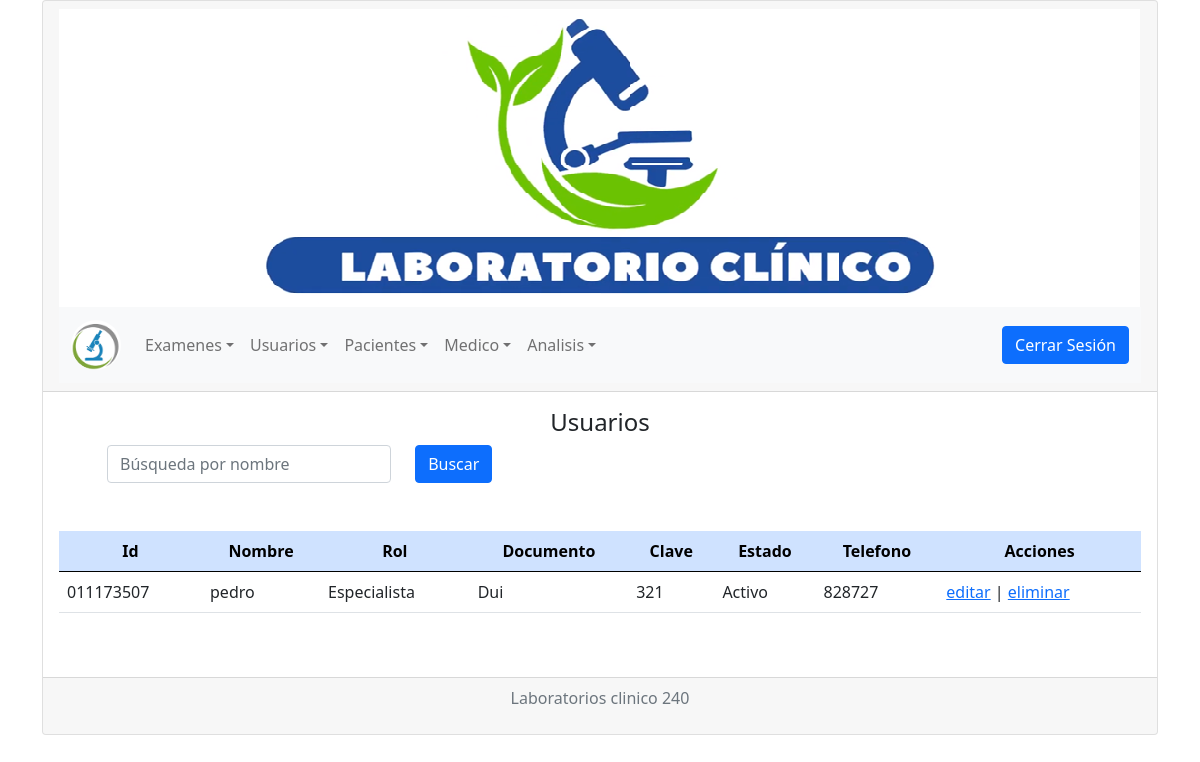
Screenshot of /view/usuarios/mostrarUsuario.php?buscar=pedro with the database file from the repository.
### tables this page shows
CREATE TABLE `usuario` (
  `IdUsuario` varchar(11) NOT NULL,
  `nombreUsuario` varchar(50) NOT NULL,
  `tipoDocumento` varchar(25) NOT NULL,
  `clave` varchar(30) NOT NULL,
  `estadoUsuario` varchar(15) NOT NULL,
  `telefonoUsuario` varchar(15) NOT NULL,
  `direccionUsuario` varchar(50) NOT NULL,
  `rol` varchar(15) NOT NULL,
  PRIMARY KEY (`IdUsuario`)
);

### model/Conexion.php (called while the page is built)
<?php
class Conexion
{
        private $host="localhost";
        private $user="root";
        private $pass="w2530";
        private $db="sifarisdb";
        private $conn;
        public function __construct()
        {
            $cadenaConexion="mysql:host=".$this->host.";dbname=".$this->db.";charset=utf8";
            try
            {
                $this->conn=new PDO($cadenaConexion,$this->user,$this->pass);
                $this->conn->setAttribute(PDO::ATTR_ERRMODE, PDO::ERRMODE_EXCEPTION);
            }
            catch(Exception $e)
            {
                $this->conn="Error de conexión";
                echo "ERROR: ".$e->getMessage();
            }
        }
        public function getConexion(){
            return $this->conn;
        }
}
?>

### model/UsuariosModel.php (called while the page is built, shortened)
<?php
require_once('conexion.php');
class UsuarioModel extends Conexion
{
        public function __construct()
        {
            $this->conexion = new Conexion();
            $this->conexion = $this->conexion->getConexion();
        }
        public function Buscarexamen(string $buscar)
        {
            $sql="SELECT * FROM usuario WHERE nombreUsuario LIKE '%$buscar%'";
            $execute=$this->conexion->query($sql);
            $resultado=$execute->fetchall(PDO::FETCH_ASSOC);
            return $resultado;
        }
        public function VerListaUsuarios()
        {
            $sql="SELECT * FROM usuario;";
            $execute=$this->conexion->query($sql);
            $resultado=$execute->fetchall(PDO::FETCH_ASSOC);
            return $resultado;
        }
}
?>

### view/usuarios/mostrarUsuario.php (the view, shortened to what this page needs)
<!doctype html>
<html lang="en">
    <head>
      <link rel="stylesheet" href="https://cdn.jsdelivr.net/npm/bootstrap@5.0.2/dist/css/bootstrap.min.css">
      <link rel="stylesheet" href="../../css/style.css">
    </head>
    <body>
        <div class="container">
            <div class="card">
                <div class="card-header">
                    <?php
                      include("../templates/header.php");
                      include("../templates/nav-bar.php");
                    ?>
                </div>
                <div class="card-body">
                    <h4 class="card-title texto">Usuarios</h4>
                    <div class="col-md-9">
                      <div class="mx-5">
                      <form action="../../view/usuarios/mostrarUsuario.php" method="get">
                        <div class="row">
                          <div class="col-sm-5">
                            <input type="text" class="form-control d-flex" name="buscar" id="txtBuscarMedic" aria-describedby="helpId" placeholder="Búsqueda por nombre">
                          </div>
                          <div class="col-sm-3">
                            <button type="submit" class="btn btn-primary" id="btnBuscarMedicamento" name="Tipo" value="Buscar">Buscar</button>
                          </div>
                        </div>
                       </form>
                      </div>
                    </div>
                    <table class="table table-hover my-5">
                          <thead class="table-primary text-center">
                            <tr>
                              <th>Id</th>
                              <th>Nombre</th>
                              <th>Rol</th>
                              <th>Documento</th>
                              <th>Clave</th>
                              <th>Estado</th>
                              <th>Telefono</th>
                              <th>Acciones</th>
                            </tr>
                          </thead>
                          <tbody>
                            <?php
                              include("../../model/UsuariosModel.php");
                              $user = new UsuarioModel();
                              $Lista = $user->VerListaUsuarios();
                              $buscar=$_REQUEST['buscar'];
                            if ($buscar!=""){
                              $Lista = $user->Buscarexamen($buscar);
                            }else{
                              $Lista = $user->VerListaUsuarios();
                            }
                              foreach($Lista as $usuario){
                                echo '<tr>';
                                echo '<td scope="row">'.$usuario['IdUsuario'].'</td>';
                                echo '<td scope="row">'.$usuario['nombreUsuario'].'</td>';
                                echo '<td scope="row">'.$usuario['rol'].'</td>';
                                echo '<td scope="row">'.$usuario['tipoDocumento'].'</td>';
                                echo '<td scope="row">'.$usuario['clave'].'</td>';
                                echo '<td scope="row">'.$usuario['estadoUsuario'].'</td>';
                                echo '<td scope="row">'.$usuario['telefonoUsuario'].'</td>';
                                echo '<td><a href="editarUsuario.php?IdUsuario='.$usuario['IdUsuario'].'&nombreUsuario='.$usuario['nombreUsuario'].'&rol='.$usuario['rol'].'&tipoDocumento='.$usuario['tipoDocumento'].'&clave='.$usuario['clave'].'&estadoUsuario='.$usuario['estadoUsuario'].'&direccionUsuario='.$usuario['direccionUsuario'].'&telefonoUsuario='.$usuario['telefonoUsuario'].'">editar</a> | <a href="../../controller/UsuarioController.php?Tipo=Eliminar&IdUsuario='.$usuario['IdUsuario'].'" name="btnEliminar" rol="buton" >eliminar</a></td>';
                                echo '</tr>';
                              }
                            ?>
                          </tbody>
                        </table>
                </div>
                <div class="card-footer">
                    <?php
                      include("../templates/footer.php");
                    ?>
                </div>
            </div>
        </div>
    </body>
</html>

### css/style.css (style rules this page uses)
.texto { text-align: center; }

### rows the page displays
usuario: IdUsuario "011173507", nombreUsuario "pedro", rol "Especialista", tipoDocumento "Dui", clave "321", estadoUsuario "Activo", telefonoUsuario "828727"
